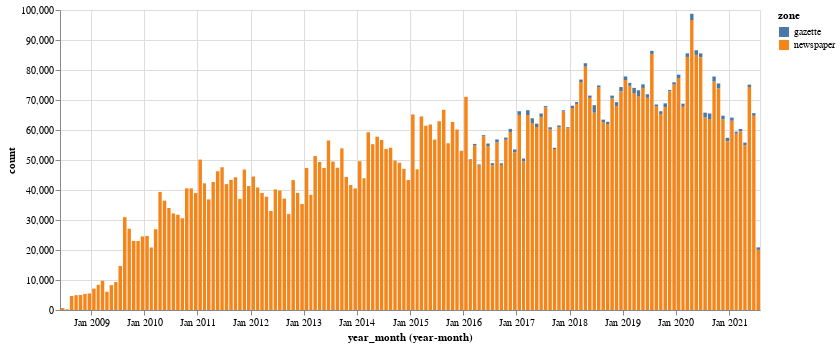

Notebook code for this chart:
### Markdown cell above
## View tags by month in newspapers and gazettes

### Code cell
alt.Chart(month_counts.loc[month_counts['zone'].isin(['newspaper', 'gazette'])]).mark_bar().encode(
    x='yearmonth(year_month):T',
    y='count:Q',
    color='zone:N',
    tooltip=['yearmonth(year_month):T', 'count', 'zone']
).properties(width=700)

### Figure 1 — Vega-Lite specification as saved in the notebook (floating-point values rounded to 4 significant figures; data arrays with more than 128 entries replaced by an {"elided": "..."} marker saying what was removed)
{"config": {"view": {"continuousWidth": 400, "continuousHeight": 300}}, "data": {"name": "data-4c50eefda1c20520df32f44b0304abe9"}, "mark": "bar", "encoding": {"color": {"type": "nominal", "field": "zone"}, "tooltip": [{"type": "temporal", "field": "year_month", "timeUnit": "yearmonth"}, {"type": "quantitative", "field": "count"}, {"type": "nominal", "field": "zone"}], "x": {"type": "temporal", "field": "year_month", "timeUnit": "yearmonth"}, "y": {"type": "quantitative", "field": "count"}}, "width": 700, "$schema": "https://vega.github.io/schema/vega-lite/v4.8.1.json", "datasets": {"data-4c50eefda1c20520df32f44b0304abe9": {"elided": "224 records"}}}
